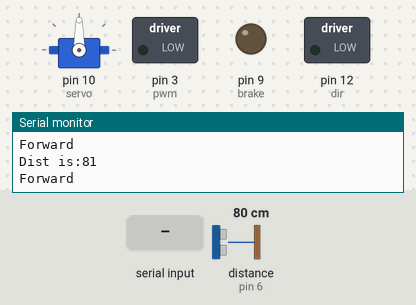
Bench run of a sketch on a simulated Arduino Uno, built with avr-gcc and run on an emulated ATmega328P. Shown: servo, switched loads named in the sketch (green lamp = pin HIGH), output pins drawn as LEDs (lit = HIGH), the last lines printed to the serial monitor. The inputs (shaded band) are chosen by the test bench; at power-on: distance to the obstacle (sensor on pin 6) 80 cm. The echo pulse lasts 58.3 µs per cm.

Above: at 1.2 s.
1.3 s: distance to the obstacle (sensor on pin 6) set to 37 cm
2.8 s: distance to the obstacle (sensor on pin 6) set to 31 cm
At 4.1 s:
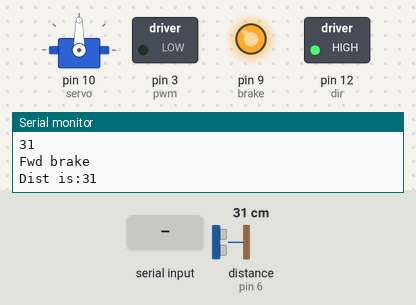
5.1 s: "h90\n" received over the second serial link
At 6.0 s:
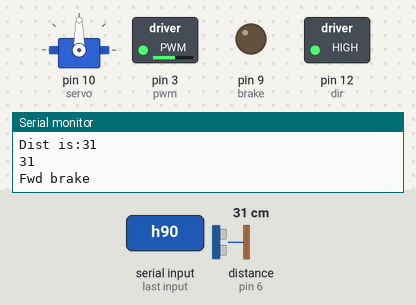
7.6 s: "m90\n" received over the second serial link
At 8.3 s:
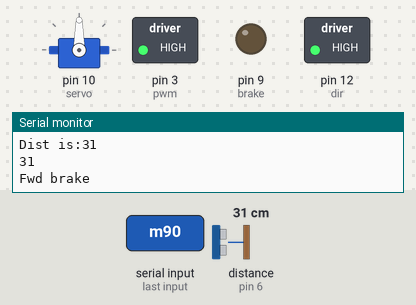
9.9 s: "p90\n" received over the second serial link
At 10.9 s:
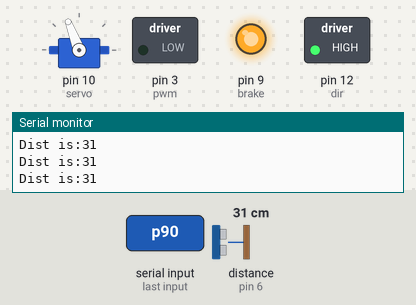
11.4 s: "b90\n" received over the second serial link
At 12.1 s:
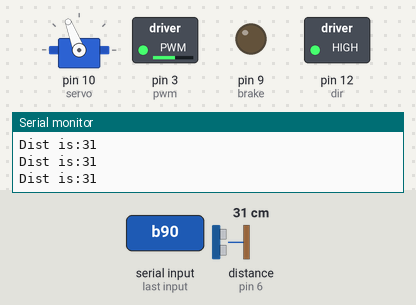
Timing chart, 0 to 13.9 s (numbered marks = the images above; inputs shaded):
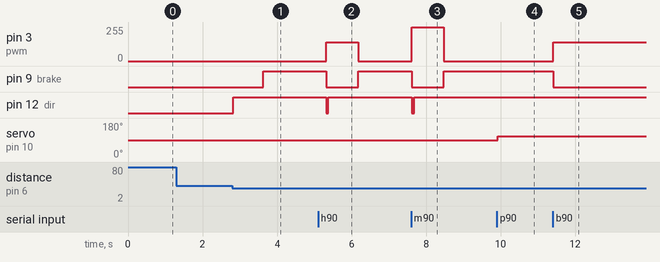

Measured:
- the behaviour switches between 35 and 34 cm on distance to the obstacle (sensor on pin 6) (found by bisection; images 0 and 1)
- after the input at 2.8 s, pin 9 (brake): LOW → HIGH after 0.83 s; pin 12 (dir): LOW → HIGH at once
- after the input at 5.1 s, pin 3 (pwm): 0/255 → 140/255 after 0.21 s, → 0/255 0.86 s later; pin 9 (brake): HIGH → LOW after 0.21 s, → HIGH 0.86 s later; pin 12 (dir): HIGH → LOW after 0.21 s, → HIGH 0.06 s later
- after the input at 7.6 s, pin 3 (pwm): 0/255 → 255/255 at once, → 0/255 0.86 s later; pin 9 (brake): HIGH → LOW at once, → HIGH 0.86 s later; pin 12 (dir): HIGH → LOW at once, → HIGH 0.06 s later
- after the input at 9.9 s, servo on pin 10 (servo): 90° → 111° at once
- after the input at 11.4 s, pin 3 (pwm): 0/255 → 140/255 at once; pin 9 (brake): HIGH → LOW at once

The sketch:

Final.ino
```cpp
#include <NewPing.h>
#include <SoftwareSerial.h>  //Include the Soft Serial Library
#include <Servo.h>

#define TRIGGER_PIN  7  // Arduino pin tied to trigger pin on the ultrasonic sensor.
#define ECHO_PIN     6  // Arduino pin tied to echo pin on the ultrasonic sensor.
#define MAX_DISTANCE 200 // Maximum distance we want to ping for (in centimeters). Maximum sensor distance is rated at 400-500cm.

#define DIST 35

int dir = 12;
int brake = 9;
int pwm = 3;
Servo servo;

enum direction {
forward,
reverse
};

bool inZone;

direction curDir;

SoftwareSerial BTSerial(4,5);  // RX, TX

NewPing sonar(TRIGGER_PIN, ECHO_PIN, MAX_DISTANCE); // NewPing setup of pins and maximum distance.
int inPos;


void brakeOff(){

  digitalWrite(brake,LOW); // Disengage brakes
}

void brakeOn(){
 digitalWrite(brake,HIGH); // On brakes
 digitalWrite(pwm,0); // Staph!
}


void dirForward(){
 digitalWrite(dir,LOW); // Motor forward
curDir = forward;
}

void dirReverse(){
digitalWrite(dir,HIGH); // Motor backwards
curDir = reverse;
}


void setup() {
  Serial.begin(115200); // Open serial monitor at 115200 baud to see ping results.
  Serial.println("Starting Car!");


  pinMode(dir,OUTPUT);
  pinMode(brake,OUTPUT);

    //Init motor vals


  brakeOff();
  dirForward();


  // Setup servo
  servo.attach(10);


  // Setup BT

  BTSerial.begin(9600);  //Start Bluetooth Serial Connection

  //BTSerial.print("Connected");
inZone = false;
}


void loop() {

     delay(60);           // Wait 60ms between pings 29ms should be the shortest delay between pings.

  unsigned int distanceCM = sonar.ping_cm(); // Send ping, get ping distance in cm

 Serial.print("Dist is:");

 Serial.println(distanceCM);

  if(distanceCM < DIST && distanceCM > 10){

  // stop and measure again!!

  /* TODO:
  1) Stop DC
  2) Mesure and avg over 3.

  */
  // Brake!!*/


 if(curDir == forward){


   Serial.println(distanceCM);
     Serial.println("Fwd brake");
   // stop if we are going forward

   dirReverse();
   delay(800);
    analogWrite(pwm,0);

  brakeOn();

 }

  unsigned int totalDist =0;

  int div =0;
    for(int i=0;i<3;i++){

      unsigned int distanceCM = sonar.ping_cm(); // Send ping, get ping time in microseconds (uS).
      if(distanceCM > 0){
            totalDist += distanceCM;
            div++;
      }

      delay(60);    // Wait 30ms between pings 29ms should be the shortest delay between pings.

    }
    unsigned int avgDist =0;
    if(div != 0){// avoid div with zero

      avgDist  = totalDist/div;


    }


    if(avgDist < DIST && avgDist > 1){
      // Vi er i zonen

      inZone = true;


    }else{
    // Nothing here, just wait for next loop iteration.

    }

  // SLUT UNDER
  // SLUT UNDER
  // SLUT UNDER
  // SLUT UNDER


  }
  // Dist > DIST. OVER
  else if(distanceCM > 1){

    if(inZone){
    inZone = false;

    }


    Serial.println("Forward");


  // Nothing in front of us. Everything is ok

  }


  /* TODO:
  1) Read BT
  2) Set DC
  3) set servo
  */

  /* START BT*/

if( BTSerial.available() ) {  // if data is available to read

  char BTChar;

  BTChar = BTSerial.read();
 // Serial.write(BTChar);

  if(BTChar == 'h'){
  // Set motor high
    brakeOff();
    dirForward();
   analogWrite(pwm,140);

  Serial.println("Go go ");
  }else if(BTChar == 's'){

    // Stop motor

    brakeOn();
  }
  else if(BTChar == 'm'){
    Serial.println("MAX");
     // MAX IT
     dirForward();
     brakeOff();
    analogWrite(pwm,255);
  }
   else if(BTChar == 'b'){
    Serial.println("back");
     // MAX IT
      brakeOff();
      dirReverse();
    analogWrite(pwm,140);
  }


  else if(BTChar == 'p'){


  inPos = BTSerial.parseInt();
// Serial.println(inPos);
  inPos = map(inPos,1,100,40,120); // change when servo is mounted

  servo.write(inPos);
    //Serial.println(inPos);
  //delay(100);


  }


  }


  /* END BT */


}
```
